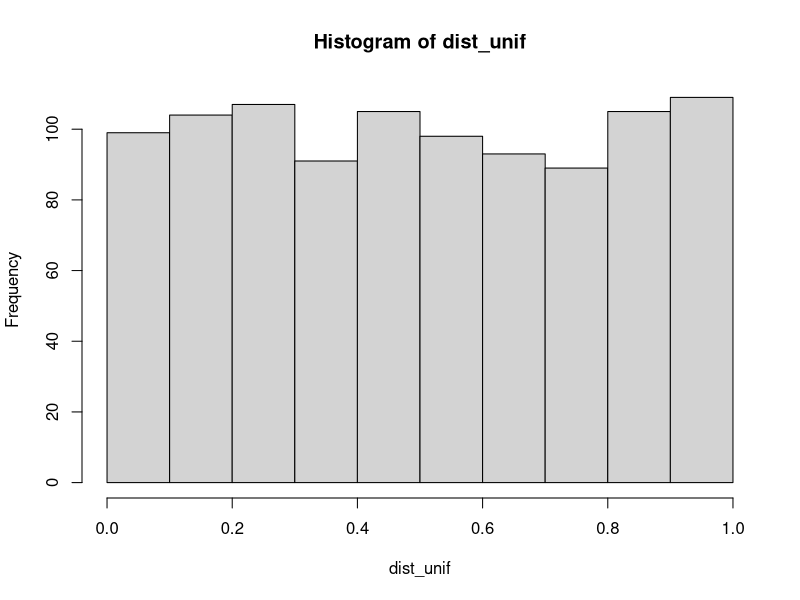

Recreate this plot in R. (Note: this script raises an error after producing the figure.)
#----
#Distribucion Uniforme en R

#?dunif
#dunif(x,min,max)=pdf(Funcion de densidad)
#punif(x,min,max)=cdf(Funcion de distribucion acumulada)
#runif(n,min=0,max=1)numeros aleatorios

dist_unif<-runif(1000,0,1)
dist_unif
hist(dist_unif)

#----
#EJEMPLO 1
#Un autobus llega a la parada de bus cada 20 minutos.
#Si llegas a la parada del autobus, ¿Cual es la probabilidad de que
#el autobus aparezca en 8 minutos o menos?
#Solucion
#Buscamos la probabilidad de que el autobus llegue en 8 minutos o
#De que forma usaremos punif ya que queremos la prob acumulada
#a=0
#b=20
punif(8,0,20)
#La probabilidad de que bus llegue en 8 minutos o menos de 0.4
#P(0<X<8)=0.4=(8-0)/20
8/20

#----
#Ejercicio 2

#Sabemos que el peso de las uvas se distribuye siempre en forma
#equiprobable entre 6 y 10 gramos. Determina la funcion de densidad
#del peso de las uvas y el peso medio de las uvas
dunif(x,6,10)

dunif(7,6,10)
dunif(8,6,10)
dunif(9,6,10)
dunif(2,6,10)

#f(x)=0.25 para 6<x<10
#      0   en otros casos
#E(x)<-a+b/2

(6+10)/2

#----
#Ejemplo 3
#la distribucion de un partido de basketball esta
#distribuida uniformemente entre 120 y 170 minutos
#¿Cual es la probabilidad que un partido seleccionado de manera
#aleatoria dure mas de 150 minutos?
#P(150<X<170)
punif(150,120,170)#hemos hecho la probabilidad acumulada hasya 150
1-punif(150,120,170)

